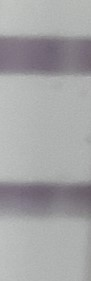
#> input picture img/std296.jpg, 91 x 281 px
$ python whitebalance.py
#> lines starting #> are read from the running program, lines starting #| are printed output that depends on the picture; after the words box and inside, x2 and y2 are one past the last pixel; in counts of white or black regions, pixels touching at a corner belong together; long printed decimals are rounded
### zdyf.py
import cv2
import numpy as np

# [111 lines left out: functions canny_trackbar, solve_quad, threshold_trackbar, Exposure_adj, cvAvg, cvContrastRatio and 1 more, not called in this run]

def takesecond(elem):
    return elem[1]

# [6 lines left out: function gammaAdj, not called in this run]

### whitebalance.py
import cv2
import numpy as np
import zdyf
import math

def cv_show(name,img):
    cv2.imshow(name,img)
    cv2.waitKey(0)
    cv2.destroyAllWindows()

#stdv=(220/255)**(0.45)
stdv=240

#二值化
img=cv2.imread('img/std296.jpg')
#> img is the input picture: shape (281, 91, 3); mean B, G, R 165.6, 164, 164.4

img_gray=cv2.cvtColor(img,cv2.COLOR_BGR2GRAY)
cv_show('img',img_gray)
#zdyf.canny_trackbar(img_gray)
# cannyres=cv2.Canny(img_gray,40,120)

ret, h1 = cv2.threshold(img_gray.copy(), 0, 255, cv2.THRESH_BINARY+cv2.THRESH_OTSU)
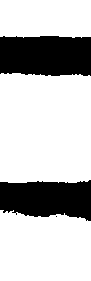
#> h1: shape (281, 91); 74.7% white; 3 black regions (1 under 20 px), largest, box (x1, y1, x2, y2) and area: (0, 36, 91, 76) 3442, (0, 180, 91, 221) 3016
#> ret = 150
print("二值化")
cv_show('img',h1)
h1=cv2.bitwise_not(h1)
cv_show('img',h1)

#开运算
kernel = np.ones((3,3),np.uint8)
closing = cv2.morphologyEx(h1, cv2.MORPH_OPEN, kernel)
#> closing: shape (281, 91); 25.1% white; 2 white regions, box (x1, y1, x2, y2) and area: (0, 36, 91, 76) 3432, (0, 180, 91, 221) 2990
print("开运算")
cv2.imshow('opening', closing)
cv2.waitKey(0)
cv2.destroyAllWindows()

border=cv2.Canny(closing,45,50)
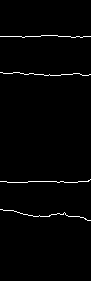
#> border: shape (281, 91); 1.4% white in thin lines or dots, all inside (x1, y1, x2, y2) = (0, 35, 91, 221)
cv_show('img',closing)

#图片旋转
linelist=[]

lines = cv2.HoughLinesP(border, 0.8, np.pi / 720, 20,minLineLength=25, maxLineGap=20)
#> lines = [[0, 36, 90, 36], [3, 73, 72, 74], [28, 181, 88, 181], [51, 214, 79, 216], [0, 209, 37, 216]]
for line in lines:
    x1, y1, x2, y2 = line[0]
    linelist.append([x1,y1,x2,y2])
#> this loop made 5 passes
#> after the loop, linelist has the same summary as lines


linelist.sort(key=zdyf.takesecond)
print(linelist)
#| [[0, 36, 90, 36], [3, 73, 72, 74], [28, 181, 88, 181], [0, 209, 37, 216], [51, 214, 79, 216]]
x1,y1,x2,y2=linelist[0]
#> y1 = 36; x2 = 90; y2 = 36


cv_show("img",img)
tan=(y1-y2)/(x2-x1)
#> tan = 0
t=math.degrees(math.atan(tan))
#> t = 0
print(t)
#| 0.0

y=img.shape[0]
#> y = 281
x=img.shape[1]
#> x = 91
xmid=(int)(x/2)
#> xmid = 45
ymid=(int)((linelist[0][2]+linelist[len(linelist)-1][2])/2)
#> ymid = 84

M = cv2.getRotationMatrix2D((xmid, ymid), -t, 1)
#> M = [[1, 0, 0], [0, 1, 0]]
closing = cv2.warpAffine(closing, M, (x, y))
img=cv2.warpAffine(img, M, (x, y))
cv2.imshow('rotation', closing)
cv2.waitKey(0)

#闭运算
kernel = np.ones((10,10),np.uint8)
closing = cv2.morphologyEx(closing, cv2.MORPH_CLOSE, kernel)
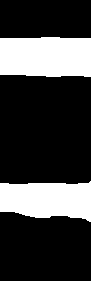
#> closing: shape (281, 91); 25.3% white; 2 white regions, box (x1, y1, x2, y2) and area: (0, 37, 91, 77) 3473, (0, 181, 91, 222) 2994
print("闭运算")
cv2.imshow('closing', closing)
cv2.waitKey(0)
cv2.destroyAllWindows()

#开运算
kernel = np.ones((10,10),np.uint8)
closing = cv2.morphologyEx(closing, cv2.MORPH_OPEN, kernel)
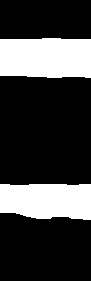
#> closing: shape (281, 91); 25.2% white; 2 white regions, box (x1, y1, x2, y2) and area: (0, 38, 91, 78) 3471, (0, 184, 91, 220) 2973
print("开运算")
cv2.imshow('opening', closing)
cv2.waitKey(0)
cv2.destroyAllWindows()

#开运算
kernel = np.ones((50,50),np.uint8)
closing = cv2.morphologyEx(closing.copy(), cv2.MORPH_CLOSE, kernel)
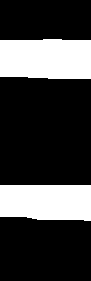
#> closing: shape (281, 91); 25.8% white; 2 white regions
print("闭运算")
cv2.imshow('closing', closing)
cv2.waitKey(0)
cv2.destroyAllWindows()

# [7 lines of commented-out code are left out]
contours, hierarchy = cv2.findContours(closing, cv2.RETR_TREE, cv2.CHAIN_APPROX_SIMPLE)
#> contours = 2 contours; box (x1, y1, x2, y2) and area: (0, 39, 91, 79) 3364, (0, 185, 91, 221) 2972
draw_img = img.copy()
res=cv2.drawContours(draw_img,contours,-1,(0,0,255),1)
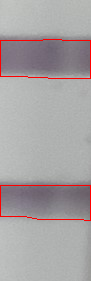
#> res: shape (281, 91, 3); mean B, G, R 162.8, 161.3, 166.6
print("轮廓")
cv_show('img',res)


#T线轮廓矩形
cnt=contours[1]
#> cnt = contour of 12 points, box (x1, y1, x2, y2) (0, 39, 91, 79), area 3364
tx,ty,tw,th = cv2.boundingRect(cnt)
#> tx = 0; ty = 39; tw = 91; th = 40
tx1=tx+(int)(tw/4)
#> tx1 = 22
ty1=ty+(int)(th/10)
#> ty1 = 43
tx2=tx+tw-(int)(tw/4)
#> tx2 = 69
ty2=ty-(int)(th/3.5)+th
#> ty2 = 68
imgc = cv2.rectangle(img.copy(),(tx1,ty1),(tx2,ty2),(0,255,0),1)
print("T线轮廓矩形")
cv_show('img',imgc)


#C线轮廓矩形
cnt=contours[0]
#> cnt = contour of 12 points, box (x1, y1, x2, y2) (0, 185, 91, 221), area 2972
cx,cy,cw,ch = cv2.boundingRect(cnt)
#> cx = 0; cy = 185; cw = 91; ch = 36
cx1=cx+(int)(tw/4)
#> cx1 = 22
cy1=cy+(int)(th/10)
#> cy1 = 189
cx2=cx+cw-(int)(tw/4)
#> cx2 = 69
cy2=cy-(int)(th/3.5)+th
#> cy2 = 214
imgc = cv2.rectangle(imgc.copy(),(cx1,cy1),(cx2,cy2),(0,255,0),1)
print("C线轮廓矩形")
cv_show('img',imgc)


#w1区域
w1x=tx
w1y=ty2+(int)((th)/3)
w1h=th
w1w=tw

w1x1=cx1
w1y1=w1y
w1x2=cx2
w1y2=w1y1+cy2-cy1

imgc = cv2.rectangle(imgc.copy(),(w1x1,w1y1),(w1x2,w1y2),(0,255,0),1)
print("w1区域轮廓矩形")
cv_show('img',imgc)
roiw=img.copy()[w1y1:w1y2,w1x1:w1x2]
print("w区域分割")
cv_show('img',roiw)

#白平衡
wb,wg,wr=cv2.split(roiw)
avgwb=zdyf.cvAvg(wb)
avgwg=zdyf.cvAvg(wg)
avgwr=zdyf.cvAvg(wr)
k=(avgwb+avgwr+avgwg)/3
kb=k/avgwb
kg=k/avgwg
kr=k/avgwr
imgb,imgg,imgr=cv2.split(img)
cv2.addWeighted(imgb,kb,0,0,0,imgb)
cv2.addWeighted(imgg,kg,0,0,0,imgg)
cv2.addWeighted(imgr,kr,0,0,0,imgr)
img=cv2.merge((imgb,imgg,imgr))
cv_show("img",img)
roiw=img.copy()[w1y1:w1y2,w1x1:w1x2]
roiw_gray=cv2.cvtColor(roiw,cv2.COLOR_BGR2GRAY)
avgW=zdyf.cvAvg(roiw_gray)
print("W灰度为",avgW)


#w2区域
w2x=tx
w2y=cy1-(int)((th)/2.3)-cy2+cy1
w2h=th
w2w=tw

w2x1=cx1
w2y1=w2y
w2x2=cx2
w2y2=w2y1+cy2-cy1

imgc = cv2.rectangle(imgc.copy(),(w2x1,w2y1),(w2x2,w2y2),(0,255,0),1)
print("w2区域轮廓矩形")
cv_show('img',imgc)
roiw2=img.copy()[w2y1:w2y2,w2x1:w2x2]
print("w2区域分割")
cv_show('img',roiw2)
roiw2_gray=cv2.cvtColor(roiw2,cv2.COLOR_BGR2GRAY)
avgW2=zdyf.cvAvg(roiw2_gray)
print("W2灰度为",avgW2)
adjT=avgW+(-avgW2+avgW)*0.4
adjC=avgW2+(-avgW+avgW2)*0.4
tb=stdv/adjT
cb=stdv/adjC
# tb=stdv/((adjT/255)**(0.45))
# cb=stdv/((adjC/255)**(0.45))
print("tb,tc 为",tb,cb)

#T线分割
roiT=img.copy()[ty1:ty2,tx1:tx2]
print("T线分割")
cv_show('img',roiT)

#T线图像转灰度图
roiT_gray=cv2.cvtColor(roiT.copy(),cv2.COLOR_BGR2GRAY)
print("T线灰度图")
cv_show('img',roiT_gray)

#计算标T灰度图平均灰度值和方差
avgT=zdyf.cvAvg(roiT_gray)
variance=zdyf.Variance(roiT_gray)
print("平均灰度值为",avgT)
print("方差为",variance)


#C线分割
roiC=img.copy()[cy1:cy2,cx1:cx2]
print("C线分割")
cv_show('img',roiC)

#C线转灰度
roiC_gray=cv2.cvtColor(roiC.copy(),cv2.COLOR_BGR2GRAY)
print("C线图像转化为灰度图")
cv_show('img',roiC_gray)


#计算标C灰度图平均灰度值和方差
avgC=zdyf.cvAvg(roiC_gray)
variance=zdyf.Variance(roiC_gray)
print("平均灰度值为",avgC)
print("方差为",variance)


#rT=math.log(190/255,adjT/255)
rt=tb
res_roiT=zdyf.gammaAdj(roiT_gray,tb)
avgT=zdyf.cvAvg(res_roiT)
print("T平均灰度值为",avgT)

#rC=math.log(190/255,adjC/255)
rC=cb
res_roiC=zdyf.gammaAdj(roiC_gray,rC)
avgC=zdyf.cvAvg(res_roiC)
print("C平均灰度值为",avgC)


rate=avgC/avgT
print("灰度的比值为",rate)
result=(255-avgT)/((255-avgT)+(255-avgC))
print("T/(T+C)=",result)

# [7 lines of commented-out code are left out]

$ run again, with img/std175.jpg copied over img/std296.jpg
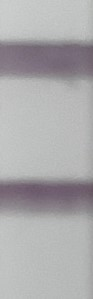
#> input picture img/std175.jpg, 93 x 299 px
#> img is the input picture: shape (299, 93, 3); mean B, G, R 172.2, 170.4, 171.7
#> `ret, h1 = cv2.threshold(img_gray.copy(), 0, 255, cv2.THRESH_BINARY+cv2..`:
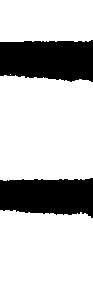
#> h1: shape (299, 93); 76.5% white; 2 black regions, box (x1, y1, x2, y2) and area: (0, 40, 93, 82) 3437, (0, 178, 93, 218) 3095
#> ret = 153
#> border: shape (299, 93); 1.3% white in thin lines or dots, all inside (x1, y1, x2, y2) = (0, 39, 93, 218)
#> lines = [[0, 179, 85, 179], [0, 41, 89, 41], [0, 209, 89, 215], [0, 75, 54, 78], [25, 40, 91, 40], [55, 79, 87, 79]]
#> the loop `for line in lines:` made 6 passes
#> after the loop `for line in lines:`: linelist has the same summary as lines
#| [[25, 40, 91, 40], [0, 41, 89, 41], [0, 75, 54, 78], [55, 79, 87, 79], [0, 179, 85, 179], [0, 209, 89, 215]]
#> `x1,y1,x2,y2=linelist[0]`: x1 = 25; y1 = 40; x2 = 91; y2 = 40
#> tan = 0
#| 0.0
#> ymid = 90
#> M = [[1, 0, 0], [0, 1, 0]]
#> `closing = cv2.morphologyEx(closing.copy(), cv2.MORPH_CLOSE, kernel)`:
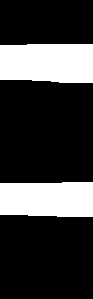
#> closing: shape (299, 93); 23.6% white; 2 white regions
#> contours = 2 contours; box (x1, y1, x2, y2) and area: (0, 44, 93, 83) 3329, (0, 182, 93, 217) 2982
#> `cnt=contours[1]`: cnt = contour of 12 points, box (x1, y1, x2, y2) (0, 44, 93, 83), area 3329
#> tx = 0; ty = 44; tw = 93; th = 39
#> tx1 = 23
#> ty1 = 47
#> tx2 = 70
#> ty2 = 72
#> `cnt=contours[0]`: cnt = contour of 10 points, box (x1, y1, x2, y2) (0, 182, 93, 217), area 2982
#> cx = 0; cy = 182; cw = 93; ch = 35
#> cx1 = 23
#> cy1 = 185
#> cx2 = 70
#> cy2 = 210

$ run again, with img/std268.jpg copied over img/std296.jpg
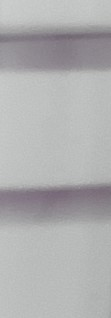
#> input picture img/std268.jpg, 111 x 318 px
#> img is the input picture: shape (318, 111, 3); mean B, G, R 176, 175.1, 175
#> `ret, h1 = cv2.threshold(img_gray.copy(), 0, 255, cv2.THRESH_BINARY+cv2..`:
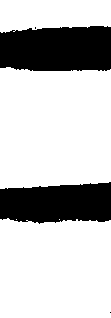
#> h1: shape (318, 111); 75.8% white; 4 black regions (2 under 20 px), largest, box (x1, y1, x2, y2) and area: (0, 26, 111, 71) 4627, (0, 182, 111, 224) 3905
#> ret = 162
#> border: shape (318, 111); 1.3% white in thin lines or dots, all inside (x1, y1, x2, y2) = (0, 25, 111, 223)
#> lines = [[42, 70, 110, 69], [0, 188, 109, 182], [21, 221, 109, 220], [28, 28, 102, 25], [11, 30, 37, 29], [0, 218, 41, 222], [0, 67, 41, 70]]
#> the loop `for line in lines:` made 7 passes
#> after the loop `for line in lines:`: linelist has the same summary as lines
#| [[28, 28, 102, 25], [11, 30, 37, 29], [0, 67, 41, 70], [42, 70, 110, 69], [0, 188, 109, 182], [0, 218, 41, 222], [21, 221, 109, 220]]
#> `x1,y1,x2,y2=linelist[0]`: x1 = 28; x2 = 102; y2 = 25
#> tan = 0.0405
#> t = 2.32
#| 2.322
#> ymid = 105
#> M = [[0.999, -0.0405, 4.3], [0.0405, 0.999, -2.14]]
#> contours = 2 contours; box (x1, y1, x2, y2) and area: (0, 30, 111, 75) 4618, (0, 187, 111, 227) 3940
#> `res=cv2.drawContours(draw_img,contours,-1,(0,0,255),1)`:
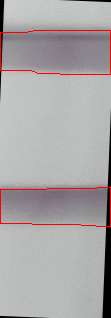
#> res: shape (318, 111, 3); mean B, G, R 167.4, 166.5, 170.7
#> `cnt=contours[1]`: cnt = contour of 16 points, box (x1, y1, x2, y2) (0, 30, 111, 75), area 4618
#> tx = 0; ty = 30; tw = 111; th = 45
#> tx1 = 27
#> ty1 = 34
#> tx2 = 84
#> ty2 = 63
#> `cnt=contours[0]`: cnt = contour of 14 points, box (x1, y1, x2, y2) (0, 187, 111, 227), area 3940
#> cx = 0; cy = 187; cw = 111; ch = 40
#> cx1 = 27
#> cy1 = 191
#> cx2 = 84
#> cy2 = 220

$ run again, with img/std270.jpg copied over img/std296.jpg
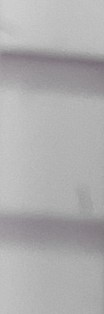
#> input picture img/std270.jpg, 104 x 314 px
#> img is the input picture: shape (314, 104, 3); mean B, G, R 173.9, 172.9, 173.9
#> `ret, h1 = cv2.threshold(img_gray.copy(), 0, 255, cv2.THRESH_BINARY+cv2..`:
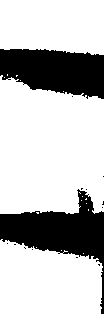
#> h1: shape (314, 104); 74.5% white; 14 black regions (12 under 20 px), largest, box (x1, y1, x2, y2) and area: (0, 189, 104, 314) 4308, (0, 49, 104, 99) 3995
#> ret = 164
#> border: shape (314, 104); 1.7% white in thin lines or dots, all inside (x1, y1, x2, y2) = (0, 48, 104, 314)
#> lines = [[101, 309, 101, 263], [24, 48, 103, 54], [65, 213, 95, 213], [0, 213, 92, 210], [29, 87, 96, 95], [28, 247, 93, 256], [41, 89, 103, 98], [65, 52, 95, 54], [0, 238, 45, 250]]
#> the loop `for line in lines:` made 9 passes
#> after the loop `for line in lines:`: linelist has the same summary as lines
#| [[24, 48, 103, 54], [65, 52, 95, 54], [29, 87, 96, 95], [41, 89, 103, 98], [65, 213, 95, 213], [0, 213, 92, 210], [0, 238, 45, 250], [28, 247, 93, 256], [101, 309, 101, 263]]
#> `x1,y1,x2,y2=linelist[0]`: x1 = 24; y1 = 48; x2 = 103; y2 = 54
#> tan = -0.0759
#> t = -4.34
#| -4.343
#> ymid = 102
#> M = [[0.997, 0.0757, -7.58], [-0.0757, 0.997, 4.23]]
#> contours = 2 contours; box (x1, y1, x2, y2) and area: (0, 53, 104, 98) 4092, (0, 196, 104, 256) 3911
#> `res=cv2.drawContours(draw_img,contours,-1,(0,0,255),1)`:
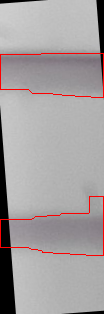
#> res: shape (314, 104, 3); mean B, G, R 160.1, 159.1, 164.7
#> `cnt=contours[1]`: cnt = contour of 16 points, box (x1, y1, x2, y2) (0, 53, 104, 98), area 4092
#> tx = 0; ty = 53; tw = 104; th = 45
#> tx1 = 26
#> ty1 = 57
#> tx2 = 78
#> ty2 = 86
#> `cnt=contours[0]`: cnt = contour of 30 points, box (x1, y1, x2, y2) (0, 196, 104, 256), area 3911
#> cx = 0; cy = 196; cw = 104; ch = 60
#> cx1 = 26
#> cy1 = 200
#> cx2 = 78
#> cy2 = 229
